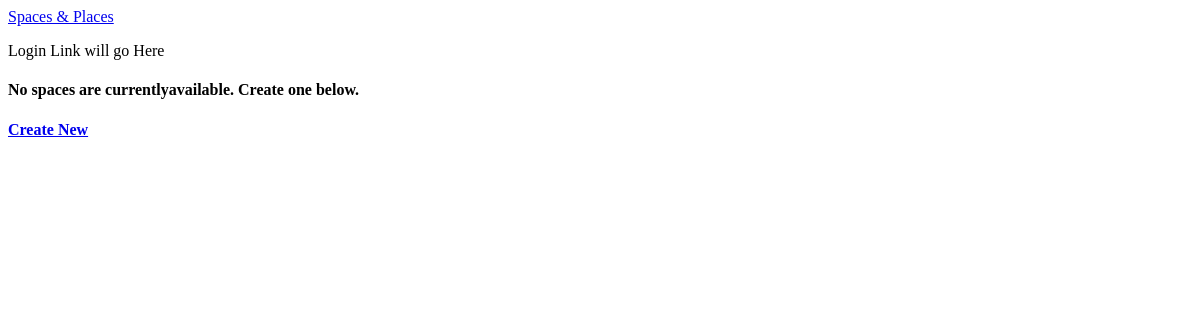
The app's page /spaces/all, older data.
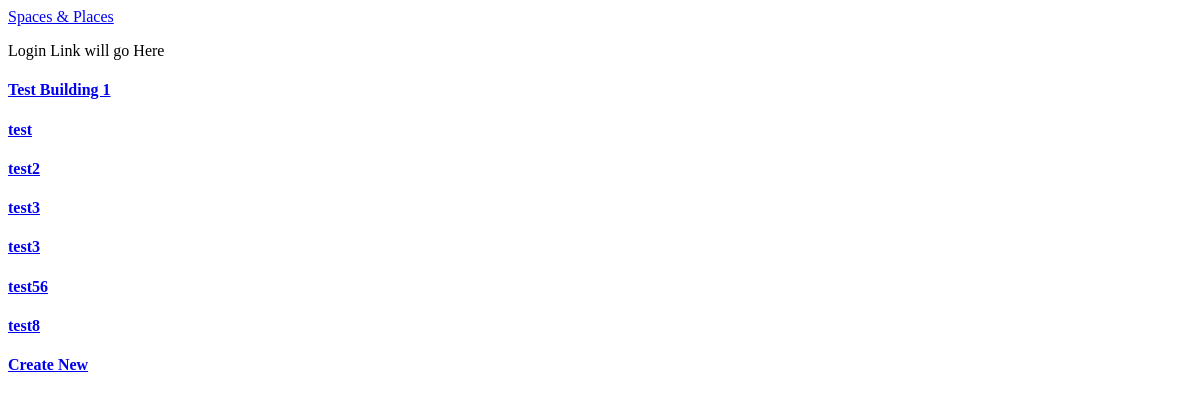
The same page, newer data.
### models.py (models this page shows)
class SpaceProject(Base):
    __tablename__ = 'space'
    id = Column(Integer, primary_key = True)
    name = Column(String(250), nullable = False)
    design_team = Column(String(1000))
    year_built = Column(String(8))
    program = Column(String(250))
    space_type = Column(String(250),
                        ForeignKey('spacetype.name'))
    space = relationship(SpaceType)
    user_id = Column(Integer, ForeignKey('user.id'))
    user = relationship(User)

### application.py (the view)
@app.route('/spaces/all')
def allSpaces():
    spaces = session.query(SpaceProject).order_by(asc(SpaceProject.name)).all()
    return render_template('spacetype_all.html', spaces = spaces)

### templates/spacetype_all.html (shortened to what this page needs)
{% extends "main.html" %}
{% block content %}
{% include "header.html" %}
<div>
  {% if spaces %}
    {% for space in spaces %}
    <a href="{{url_for('spaceProjectView', space_type = space.space_type,
                        space_id = space.id)}}">
      <h4>{{ space.name }}</h4>
    </a>
    {% endfor %}
  {% else %}
    <h4>No spaces are currentlyavailable. Create one below.</h4>
  {% endif %}
  <a href="{{url_for('createSpaceProject')}}">
    <h4>Create New</h4>
  </a>
</div>
{% endblock %}

Row changes from the older to the newer data that the page shows:
added SpaceProject: name "Test Building 1"
added SpaceProject: name "test"
added SpaceProject: name "test2"
added SpaceProject: name "test3"
added SpaceProject: name "test3"
added SpaceProject: name "test56"
added SpaceProject: name "test8"
Text that changed along with them:
text no longer shown: "No spaces are currentlyavailable. Create one below."
